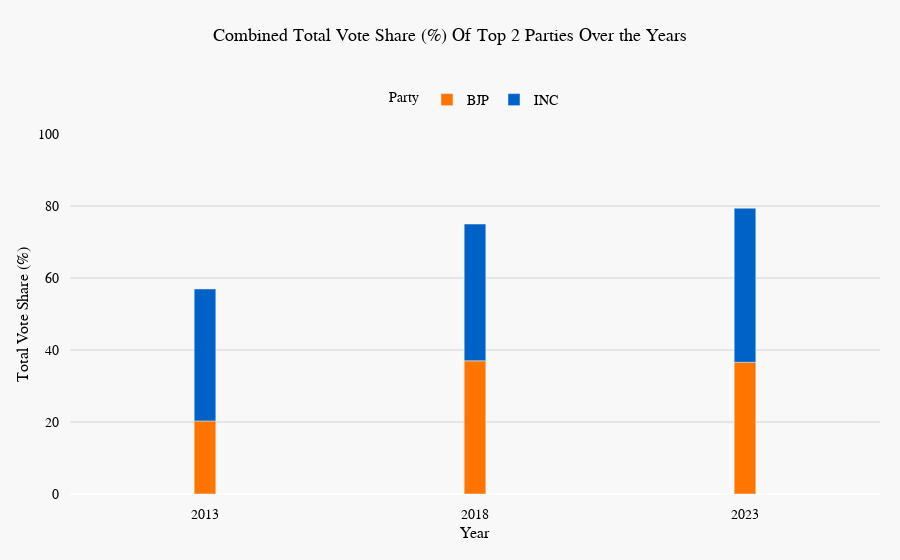

Source (notebook cell):
### Code cell
fig = px.bar(
    party_stats_all_years,
    y='vote_share_percent',
    x='year',
    title='Vote Share of Top Two Parties',
    color='party',
    labels={'vote_share_percent': 'Vote Share Percent'},
    color_discrete_map={'INC': '#0062C6', 'BJP': '#FF7500'},
    custom_data=['combined_vote_share_percent', 'combined_constituencies_won']
)

fig.update_traces(
    hovertemplate=(
        'Year: %{x}<br>'
        'Combined Vote Share: %{customdata[0]}%<br>'
        'Combined Constituencies Won: %{customdata[1]} of 224<extra></extra>'
    )
)


# Adjust the layout to set tickvals for x-axis and the gap between bars
fig.update_layout(
    bargap=0.9,  # Adjust the gap between bars
    bargroupgap=0.2,
    xaxis_title="Year",
    yaxis_title="Total Vote Share (%)",
    xaxis=dict(
        tickvals=df['year'].unique(),
        tickfont=dict(family="Cambria", size=14, color="black"),
        titlefont=dict(family="Cambria", size=16, color="black"),
        fixedrange=True,
        showgrid=False,
    ),
    yaxis=dict(
        tickvals = [0,20,40,60,80,100],
        range = [0,100],
        tickfont=dict(family="Cambria", size=14, color="black"),
        titlefont=dict(family="Cambria", size=16, color="black"),
        fixedrange=True,
        showgrid=True,
        zeroline=True,
        gridcolor='lightgrey',
    ),
    title = dict(
        font = dict(family="Cambria", size=18, color="black"),
        text = "Combined Total Vote Share (%) Of Top 2 Parties Over the Years",  
        xanchor="center",
        x = 0.5,
        yanchor="top",
        y = 0.95
    ),
    legend = dict(
        title = dict(
            text = 'Party',
            font = dict(family="Cambria", size=14, color="black")
        ),
        font=dict(family="Cambria", size=14, color="black"),
        orientation="h",
        xanchor = 'center',
        x = 0.5,
        yref = 'container',
        yanchor = 'top',
        y = 0.85
    ),
    autosize=True,
    dragmode=False,
    plot_bgcolor = "#f8f8f8",
    paper_bgcolor = "#f8f8f8",
    margin = dict(pad=10, t=50, b=20, l=20, r=20), 
    legend_itemclick=False,  # Disable legend click actions
    legend_itemdoubleclick=False,
)

pio.write_json(fig, 'plots/votesharetoptwoparties.json')
fig

### Figure 1 — Plotly figure (JSON) as saved in the notebook; plotly's stock layout.template omitted (floating-point values rounded to 4 significant figures)
{"data": [{"alignmentgroup": "True", "customdata": [[56.97, 162], [75.01, 184], [79.4, 201]], "hovertemplate": "Year: %{x}<br>Combined Vote Share: %{customdata[0]}%<br>Combined Constituencies Won: %{customdata[1]} of 224<extra></extra>", "legendgroup": "BJP", "marker": {"color": "#FF7500", "pattern": {"shape": ""}}, "name": "BJP", "offsetgroup": "BJP", "orientation": "v", "showlegend": true, "textposition": "auto", "type": "bar", "x": [2013, 2018, 2023], "xaxis": "x", "y": [20.3, 37.01, 36.6], "yaxis": "y"}, {"alignmentgroup": "True", "customdata": [[56.97, 162], [75.01, 184], [79.4, 201]], "hovertemplate": "Year: %{x}<br>Combined Vote Share: %{customdata[0]}%<br>Combined Constituencies Won: %{customdata[1]} of 224<extra></extra>", "legendgroup": "INC", "marker": {"color": "#0062C6", "pattern": {"shape": ""}}, "name": "INC", "offsetgroup": "INC", "orientation": "v", "showlegend": true, "textposition": "auto", "type": "bar", "x": [2013, 2018, 2023], "xaxis": "x", "y": [36.67, 38, 42.8], "yaxis": "y"}], "layout": {"autosize": true, "bargap": 0.9, "bargroupgap": 0.2, "barmode": "relative", "dragmode": false, "legend": {"font": {"color": "black", "family": "Cambria", "size": 14}, "itemclick": false, "itemdoubleclick": false, "orientation": "h", "title": {"font": {"color": "black", "family": "Cambria", "size": 14}, "text": "Party"}, "tracegroupgap": 0, "x": 0.5, "xanchor": "center", "y": 0.85, "yanchor": "top", "yref": "container"}, "margin": {"b": 20, "l": 20, "pad": 10, "r": 20, "t": 50}, "paper_bgcolor": "#f8f8f8", "plot_bgcolor": "#f8f8f8", "title": {"font": {"color": "black", "family": "Cambria", "size": 18}, "text": "Combined Total Vote Share (%) Of Top 2 Parties Over the Years", "x": 0.5, "xanchor": "center", "y": 0.95, "yanchor": "top"}, "xaxis": {"anchor": "y", "domain": [0, 1], "fixedrange": true, "showgrid": false, "tickfont": {"color": "black", "family": "Cambria", "size": 14}, "tickvals": ["2013", "2018", "2023"], "title": {"font": {"color": "black", "family": "Cambria", "size": 16}, "text": "Year"}}, "yaxis": {"anchor": "x", "domain": [0, 1], "fixedrange": true, "gridcolor": "lightgrey", "range": [0, 100], "showgrid": true, "tickfont": {"color": "black", "family": "Cambria", "size": 14}, "tickvals": [0, 20, 40, 60, 80, 100], "title": {"font": {"color": "black", "family": "Cambria", "size": 16}, "text": "Total Vote Share (%)"}, "zeroline": true}}}
